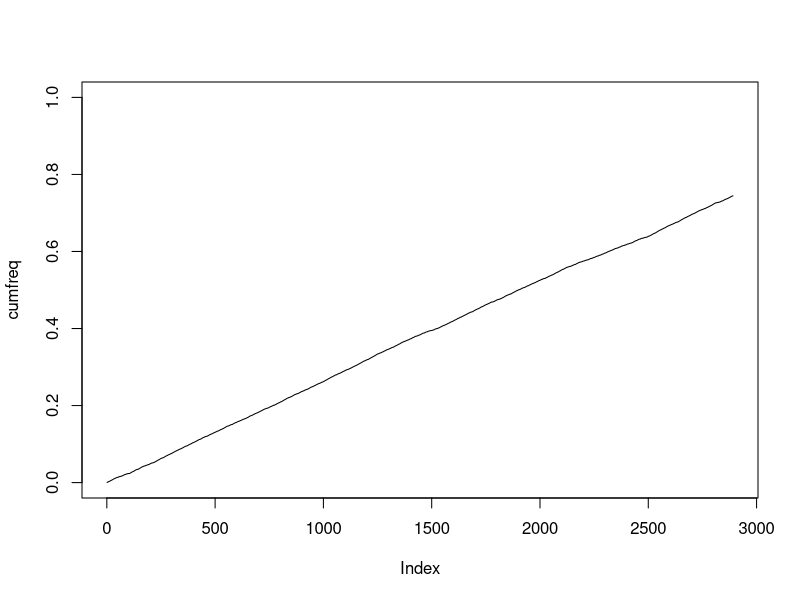
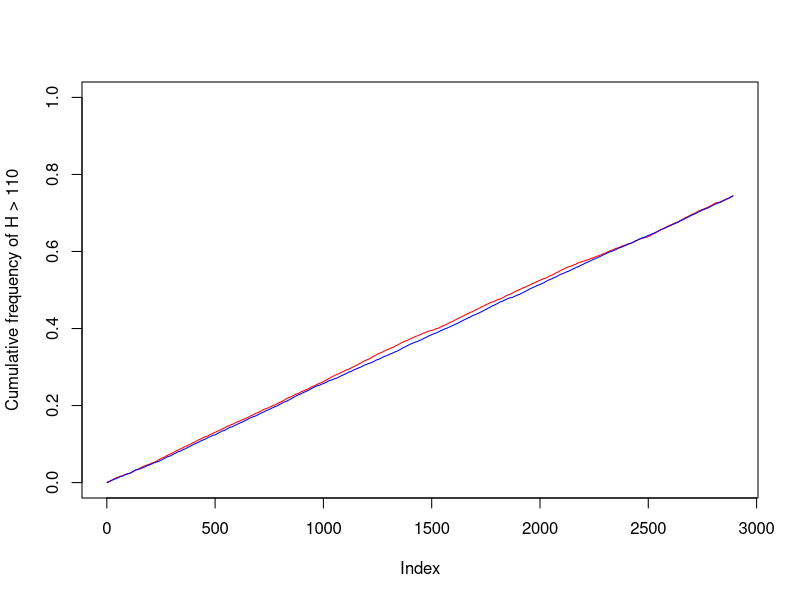
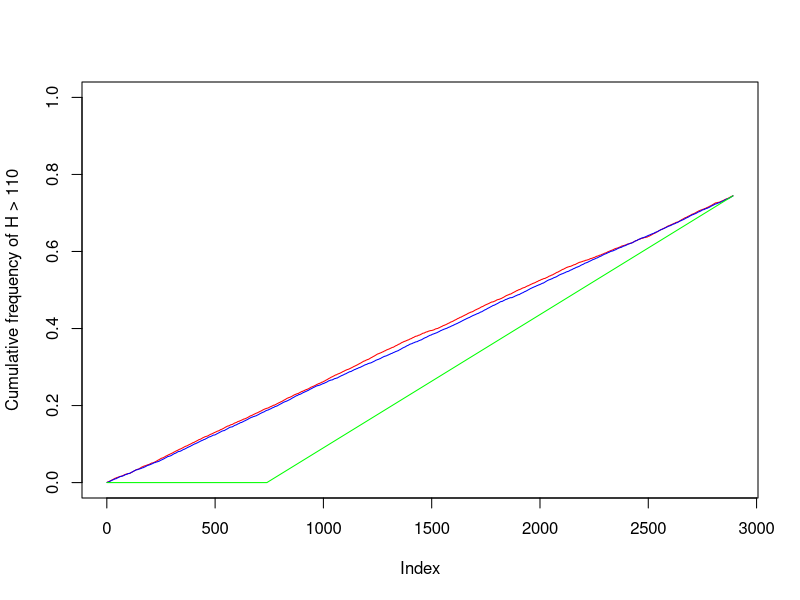
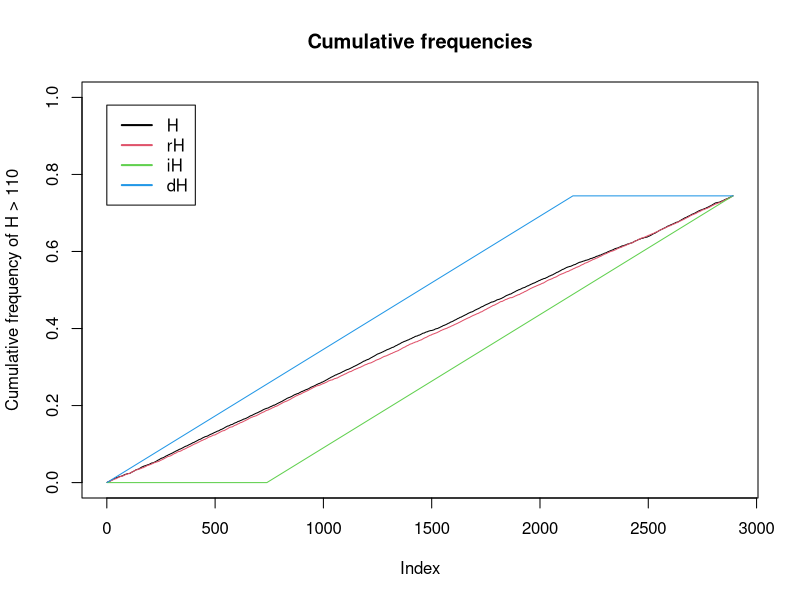

Generate these figures, in order, with R:
## ---- chunk 1
tauber <- read.table("tauber.csv", header = TRUE, sep = ";")
summary(tauber)
## ---- chunk 2
H <- tauber$height
length(H[H>110])
## ---- chunk 3
length(H[H<=110])
## ---- chunk 4
cumfreq <- cumsum(H>110)/length(H)
plot(cumfreq, ylim=c(0,1), type="l")
## ---- chunk 5
set.seed(420)
rH <- sample(H)
plot(cumfreq, ylim=c(0,1), type="l", col="red", ylab = "Cumulative frequency of H > 110")
lines(cumsum(rH>110)/length(rH), col="blue")
## ---- chunk 6
iH <- sort(H)
plot(cumfreq, ylim=c(0,1), type="l", col="red", ylab = "Cumulative frequency of H > 110")
lines(cumsum(rH>110)/length(rH), col="blue")
lines(cumsum(iH>110)/length(iH), col="green")
## ---- chunk 7
dH <- sort(H, decreasing=TRUE)
plot(cumfreq, ylim=c(0,1), type="l", col=1, ylab = "Cumulative frequency of H > 110", main="Cumulative frequencies")
lines(cumsum(rH>110)/length(rH), col=2)
lines(cumsum(iH>110)/length(iH), col=3)
lines(cumsum(dH>110)/length(dH), col=4)
legend(x=0, y=0.98, legend=c("H", "rH", "iH", "dH"), col=1:4, lwd=2)
## ---- chunk 8
D <- read.table("imcenfant.txt", header = TRUE, dec=",")
D$SEXE <- factor(D$SEXE)
D$zep <- factor(D$zep)
## ---- chunk 9
View(D)
summary(D)
## ---- chunk 10
colnames(D)
## ---- chunk 11
rownames(D) <- 1:length(D[,1])
## ---- chunk 12
D$IMC <- D$poids/(D$taille*0.01)^2
D$age <- D$an + D$mois*0.1
D[D$IMC>15 & D$age<=3.5,]
## ---- chunk 13
write.table(D, "new_imcenfant.txt")
